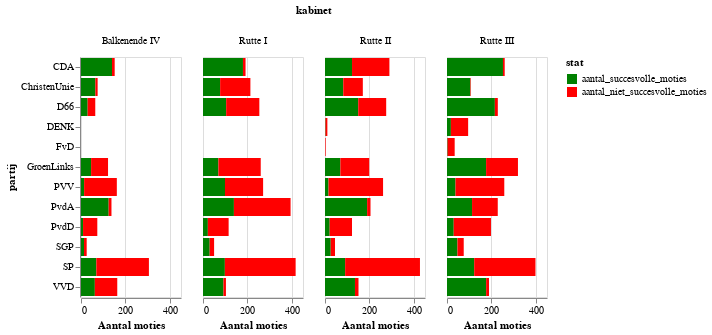

The code cell stored with this chart in its notebook:
### Markdown cell above
Interessant! Bij veel partijen levert een zetel ongeveer 17 succesvolle moties op. Uitzonderingen zijn FvD en PvVV, maar ook Denk, PvdD, VVD en SP zijn minder productief. Opvallend dat de VVD eigenlijk al jaren lang weinig succesvolle moties indient, terwijl andere regeringspartijen dit wel doen.

### Code cell
party_perf = party_perf.loc[party_perf['partij'].isin(get_largest_parties(2020))]
chart = alt.Chart(party_perf).mark_bar().encode(
    column='kamer',
    x='value:Q',
    y='partij',
    color=alt.Color('stat',
                scale=alt.Scale(
        domain=['aantal_succesvolle_moties','aantal_niet_succesvolle_moties'],
        range=['green', 'red']))
).properties(width=100).transform_filter(alt.FieldOneOfPredicate(field='stat', oneOf=['aantal_succesvolle_moties','aantal_niet_succesvolle_moties']))
chart.encoding.x.title = 'Aantal moties'
chart

### Figure 1 — Vega-Lite specification as saved in the notebook (floating-point values rounded to 4 significant figures; data arrays with more than 128 entries replaced by an {"elided": "..."} marker saying what was removed)
{"config": {"view": {"continuousWidth": 400, "continuousHeight": 300}}, "data": {"name": "data-55ccaf7806b71905c2600c0fb420fd5b"}, "mark": "bar", "encoding": {"color": {"type": "nominal", "field": "stat", "scale": {"domain": ["aantal_succesvolle_moties", "aantal_niet_succesvolle_moties"], "range": ["green", "red"]}}, "column": {"type": "nominal", "field": "kabinet"}, "x": {"type": "quantitative", "field": "value", "title": "Aantal moties"}, "y": {"type": "nominal", "field": "partij"}}, "transform": [{"filter": {"field": "stat", "oneOf": ["aantal_succesvolle_moties", "aantal_niet_succesvolle_moties"]}}], "width": 100, "$schema": "https://vega.github.io/schema/vega-lite/v4.8.1.json", "datasets": {"data-55ccaf7806b71905c2600c0fb420fd5b": {"elided": "352 records"}}}
